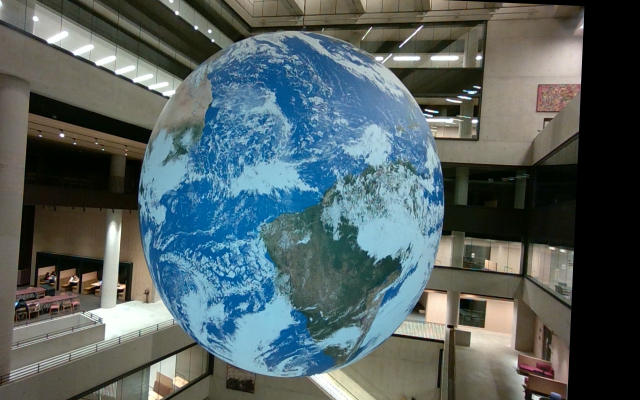
#> input picture final_dataset_small/Easy/images/000000.png, 1280 x 800 px (shown at 1/2 size)
$ python -i final_task1_roc.py   (imports and definitions only)
#> lines starting #> are read from the running program, lines starting #| are printed output that depends on the picture; after the words box and inside, x2 and y2 are one past the last pixel; in counts of white or black regions, pixels touching at a corner belong together
#> further down, picture is the input picture: shape (800, 1280, 3); mean B, G, R 97.8, 96.8, 83.4
import numpy as np
import cv2
import matplotlib.pyplot as plt
import os
from skimage.measure import CircleModel, ransac
from sklearn.metrics import roc_curve, auc
import glob
from scipy.optimize import curve_fit

# task1 roc framework
# what parameters to tune need to be concerned further
# method3 radius scale make no sense, will be replaced
# should do it after the method is fully decided

def roc_model(x, a):
    return 1 - np.exp(-a * x)


# METHOD 1: Vary canny edge_value, lower threshold = stricter edge
# [20 lines left out: function segment_by_geometry, not called in this run]


# METHOD 2: Vary HSV Hue upper bound, higher = more permissive
def segment_by_color(img, hue_upper=15):
#> called with hue_upper = 15
    hsv = cv2.cvtColor(img, cv2.COLOR_BGR2HSV)
#> hsv: shape (800, 1280, 3); mean H, S, V 49.8, 84.2, 108.8
    lower_blue = np.array([85, 40, 40])
    upper_blue = np.array([135, 240+hue_upper, 240+hue_upper])
    mask = cv2.inRange(hsv, lower_blue, upper_blue)
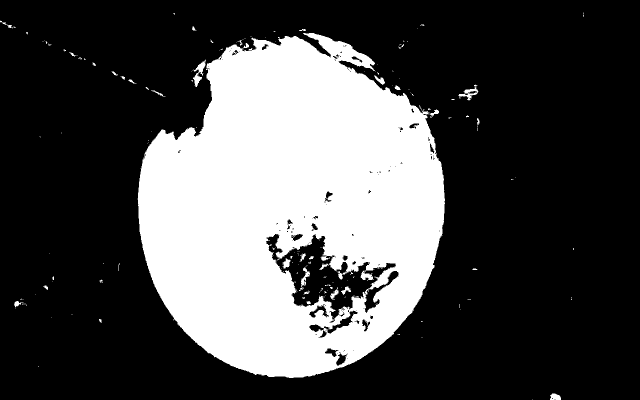
#> mask: shape (800, 1280) (shown at 1/2 size); 29.3% white; 220 white regions (187 under 20 px), largest, box (x1, y1, x2, y2) and area: (275, 66, 890, 756) 295645, (386, 119, 412, 174) 521, (917, 174, 957, 201) 375

    kernel = cv2.getStructuringElement(cv2.MORPH_ELLIPSE, (7, 7))
    clean = cv2.morphologyEx(mask, cv2.MORPH_OPEN, kernel, iterations=2)
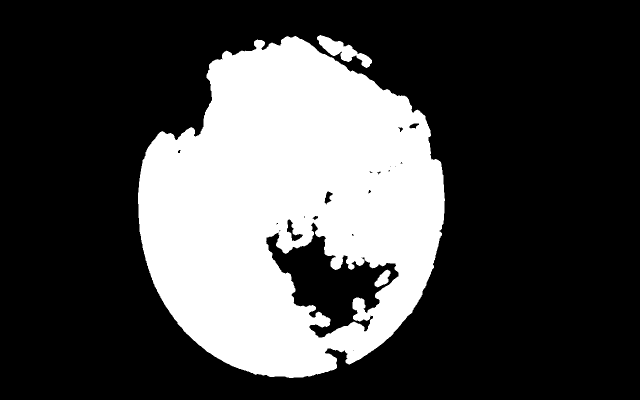
#> clean: shape (800, 1280) (shown at 1/2 size); 28.2% white; 3 white regions, box (x1, y1, x2, y2) and area: (276, 72, 890, 756) 285285, (634, 70, 744, 136) 2555, (749, 539, 781, 575) 609
    clean = cv2.morphologyEx(clean, cv2.MORPH_CLOSE, kernel, iterations=2)
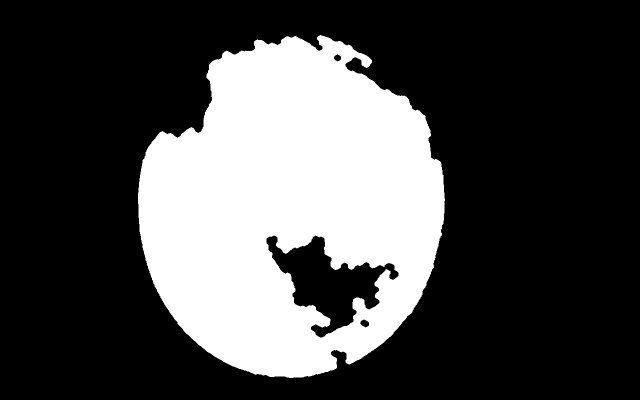
#> clean: shape (800, 1280) (shown at 1/2 size); 28.5% white; 1 white region, box (x1, y1, x2, y2) and area: (276, 70, 890, 756) 291771

    sure_fg = cv2.erode(clean, kernel, iterations=3)
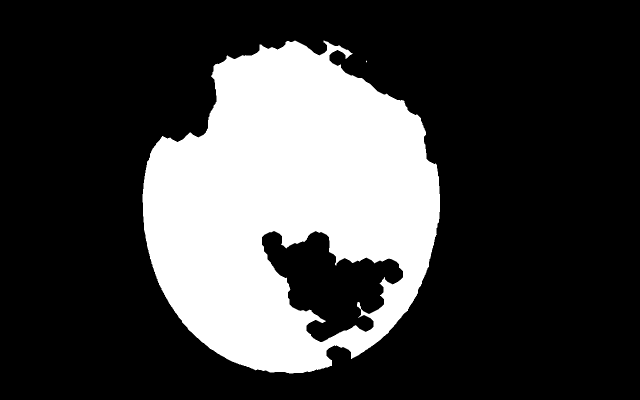
#> sure_fg: shape (800, 1280) (shown at 1/2 size); 25.4% white; 2 white regions (1 under 20 px), largest, box (x1, y1, x2, y2) and area: (285, 81, 880, 747) 260100
    sure_bg = cv2.dilate(clean, kernel, iterations=6)
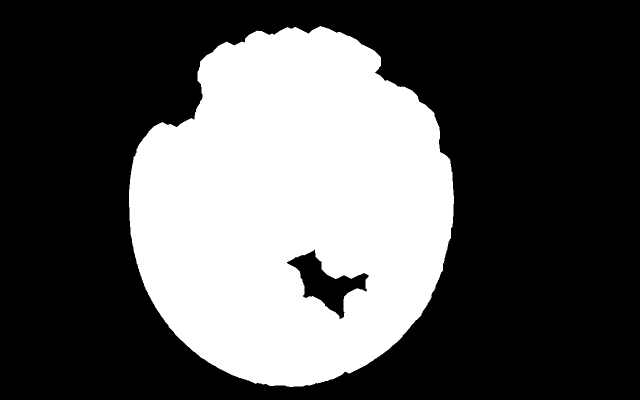
#> sure_bg: shape (800, 1280) (shown at 1/2 size); 34% white; 1 white region, box (x1, y1, x2, y2) and area: (258, 52, 908, 774) 347733
    sure_bg = cv2.threshold(sure_bg, 1, 255, cv2.THRESH_BINARY_INV)[1]

    markers = np.zeros_like(sure_fg, dtype=np.int32)
    markers[sure_bg == 255] = 1
    markers[sure_fg == 255] = 2

    img_copy = img.copy()
    cv2.watershed(img_copy, markers)

    seg = (markers == 2).astype(np.uint8) * 255

    return seg

# METHOD 3: color, then choose between circle/ellipse

# [304 lines left out: functions color_then_circle, compute_roc_for_method, plot_individual_roc_curves, not called in this run]

# MAIN
# [21 lines not run here, left out]

>>> import cv2
>>> picture = cv2.imread('../final_dataset_small/Easy/images/000000.png')
>>> result = segment_by_color(picture)
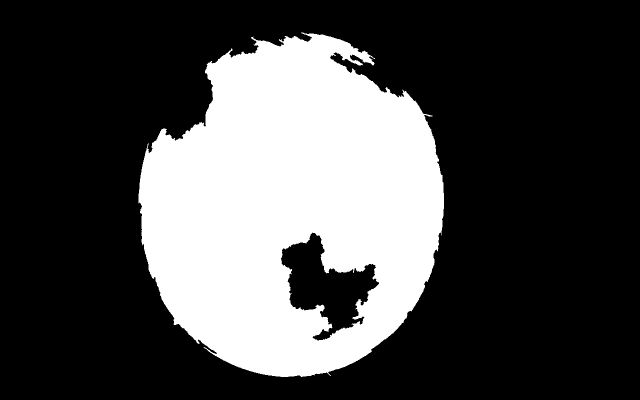
#> result: shape (800, 1280) (shown at 1/2 size); 28.7% white; 1 white region, box (x1, y1, x2, y2) and area: (277, 65, 888, 754) 294069
